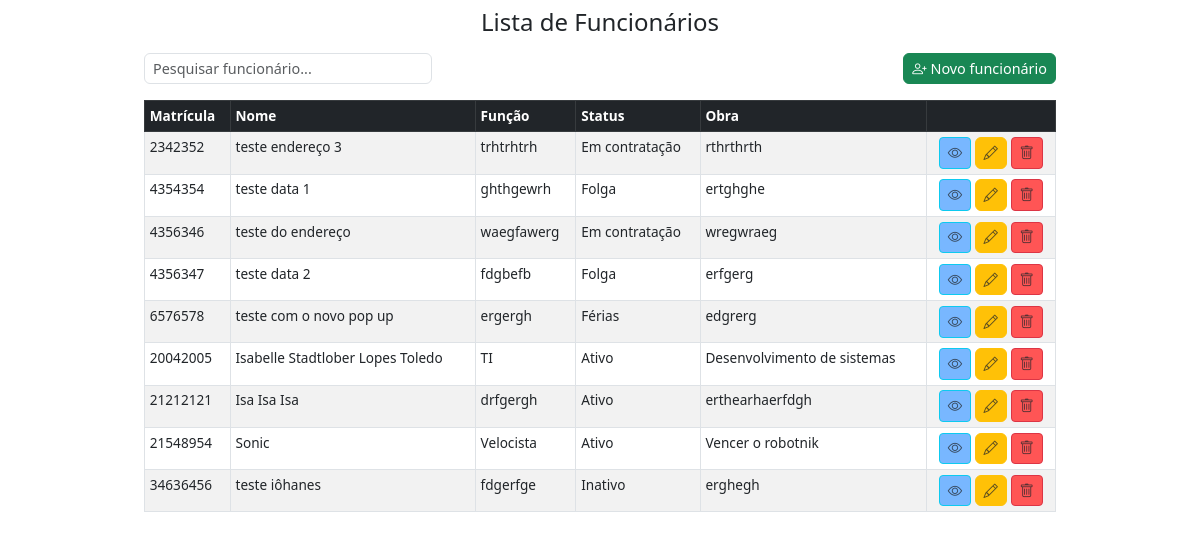
The app's page /listar/ with its own data.
### core/models.py (models this page shows, shortened)
class Funcionario(models.Model):
    matricula = models.IntegerField(primary_key=True)
    nome = models.CharField(max_length=100, default='')
    funcao = models.CharField( max_length=100, verbose_name="Função", default='')
    nivel_funcao = models.IntegerField(choices=NIVEL_FUNCAO_CHOICES, default=1)
    status = models.CharField(max_length=2, choices=STATUS_CHOICES, default='A')
    obra = models.CharField(max_length=150, default='')
    foto = models.ImageField(upload_to='fotos_funcionarios/', blank=True, null=True)
    cpf = models.CharField(max_length=14, blank=True, null=True)
    data_admissao = models.DateField(null=True, blank=True)
    cep = models.CharField(max_length=9, blank=True, null=True)
    logradouro = models.CharField(max_length=255, blank=True, null=True)
    numero = models.CharField(max_length=10, blank=True, null=True)
    complemento = models.CharField(max_length=100, blank=True, null=True)
    bairro = models.CharField(max_length=100, blank=True, null=True)
    cidade = models.CharField(max_length=100, blank=True, null=True)
    uf = models.CharField(max_length=2, blank=True, null=True)

### core/views.py (the view)
class ListFuncionario(ListView):
    template_name = 'index.html'
    model = Funcionario
    context_object_name = 'funcionarios'
    def get_context_data(self, **kwargs):
        context = super().get_context_data(**kwargs)
        if 'form' not in context:
            context['form'] = FuncionarioForm()
        return context

### core/templates/index.html (shortened to what this page needs)
{% extends 'base.html' %}
{% block content %}
{% load static %}
<div class="container mt-3">
    <div class="container mt-3">
        <div class="row mb-3 align-items-center">
            <div class="col-md-4">
                <input id="searchInput" type="search" class="form-control" placeholder="Pesquisar funcionário...">
            </div>
            <div class="col-md-8 text-end">
                <button class="btn btn-success" data-bs-toggle="modal" data-bs-target="#funcionarioModal"
                    onclick="setCreateMode()"><i class="bi bi-person-plus"></i> Novo funcionário
                </button>
            </div>
        </div>
        <table class="table table-bordered table-striped">
            <thead class="table-dark">
                <tr>
                    <th scope="col">Matrícula</th>
                    <th scope="col">Nome</th>
                    <th scope="col">Função</th>
                    <th scope="col">Status</th>
                    <th scope="col">Obra</th>
                    <th></th>
                </tr>
            </thead>
            <tbody>
                {% for funcionario in funcionarios %}
                <tr>
                    <td>{{ funcionario.matricula }}</td>
                    <td>{{ funcionario.nome }}</td>
                    <td>{{ funcionario.funcao }}</td>
                    <td>{{ funcionario.get_status_display }}</td>
                    <td>{{ funcionario.obra }}</td>
                    <td class="text-center">
                        <button type="button" class="btn btn-sm btn-info text-white" style="background-color: #78b7ff;"
                            data-bs-toggle="modal" data-bs-target="#viewModal{{ funcionario.matricula }}">
                            <i class="bi bi-eye text-muted"></i>
                        </button>
                        <button class="btn btn-warning text-white" data-bs-toggle="modal"
                            data-bs-target="#funcionarioModal" data-matricula="{{ funcionario.matricula }}"
                            data-nome="{{ funcionario.nome }}" data-cpf="{{ funcionario.cpf }}"
                            data-funcao="{{ funcionario.funcao }}" data-nivel_funcao="{{ funcionario.nivel_funcao }}"
                            data-status="{{ funcionario.status }}" data-obra="{{ funcionario.obra }}"
                            data-data_admissao="{{ funcionario.data_admissao|date:'Y-m-d' }}"
                            data-cep="{{ funcionario.cep }}" data-logradouro="{{ funcionario.logradouro }}"
                            data-numero="{{ funcionario.numero }}" data-complemento="{{ funcionario.complemento }}"
                            data-bairro="{{ funcionario.bairro }}" data-cidade="{{ funcionario.cidade }}"
                            data-uf="{{ funcionario.uf }}" onclick="handleEditClick(this)">
                            <i class="bi bi-pencil text-muted"></i>
                        </button>
                        <button type="button" class="btn btn-sm btn-danger text-white"
                            style="background-color: #ff5555;" data-bs-toggle="modal"
                            data-bs-target="#deleteModal{{ funcionario.matricula }}">
                            <i class="bi bi-trash text-muted"></i>
                        </button>
                    </td>
                </tr>
                {% empty %}
                <tr>
                    <td colspan="5" class="text-center">Nenhum funcionário cadastrado.</td>
                </tr>
                {% endfor %}
            </tbody>
        </table>
    </div>
        {% endblock %}

### templates/base.html (style rules this page uses)
body { font-size: 0.9rem; }
.form-control, .btn { padding: 0.25rem 0.5rem; font-size: 0.9rem; }
table th, table td { padding: 0.3rem !important; font-size: 0.85rem; }
.container { max-width: 960px; }

### records on screen
Funcionario: matricula "2342352", nome "teste endereço 3", funcao "trhtrhtrh", status "Em contratação", obra "rthrthrth"
Funcionario: matricula "4354354", nome "teste data 1", funcao "ghthgewrh", status "Folga", obra "ertghghe"
Funcionario: matricula "4356346", nome "teste do endereço", funcao "waegfawerg", status "Em contratação", obra "wregwraeg"
Funcionario: matricula "4356347", nome "teste data 2", funcao "fdgbefb", status "Folga", obra "erfgerg"
Funcionario: matricula "6576578", nome "teste com o novo pop up", funcao "ergergh", status "Férias", obra "edgrerg"
Funcionario: matricula "20042005", nome "Isabelle Stadtlober Lopes Toledo", funcao "TI", status "Ativo", obra "Desenvolvimento de sistemas"
Funcionario: matricula "21212121", nome "Isa Isa Isa", funcao "drfgergh", status "Ativo", obra "erthearhaerfdgh"
Funcionario: matricula "21548954", nome "Sonic", funcao "Velocista", status "Ativo", obra "Vencer o robotnik"
Funcionario: matricula "34636456", nome "teste iôhanes", funcao "fdgerfge", status "Inativo", obra "erghegh"
